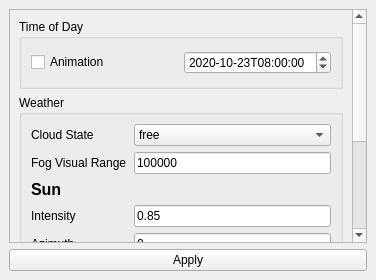
<?xml version="1.0" encoding="UTF-8"?>
<ui version="4.0">
 <class>OSCGenerator_EditEnvironmentDockWidget</class>
 <widget class="QDockWidget" name="OSCGenerator_EditEnvironmentDockWidget">
  <property name="geometry">
   <rect>
    <x>0</x>
    <y>0</y>
    <width>376</width>
    <height>280</height>
   </rect>
  </property>
  <property name="minimumSize">
   <size>
    <width>360</width>
    <height>138</height>
   </size>
  </property>
  <property name="windowTitle">
   <string>Edit Environment</string>
  </property>
  <widget class="QWidget" name="dockWidgetContents">
   <layout class="QGridLayout" name="gridLayout">
    <item row="3" column="0">
     <widget class="QPushButton" name="AddEnvironment_Button">
      <property name="text">
       <string>Apply</string>
      </property>
     </widget>
    </item>
    <item row="0" column="0">
     <widget class="QScrollArea" name="scrollArea">
      <property name="widgetResizable">
       <bool>true</bool>
      </property>
      <widget class="QWidget" name="scrollAreaWidgetContents">
       <property name="geometry">
        <rect>
         <x>0</x>
         <y>0</y>
         <width>342</width>
         <height>404</height>
        </rect>
       </property>
       <layout class="QGridLayout" name="gridLayout_2">
        <item row="0" column="0">
         <widget class="QGroupBox" name="DateTimeGroup">
          <property name="minimumSize">
           <size>
            <width>0</width>
            <height>70</height>
           </size>
          </property>
          <property name="title">
           <string>Time of Day</string>
          </property>
          <layout class="QHBoxLayout" name="horizontalLayout">
           <item>
            <widget class="QCheckBox" name="TimeAnimation">
             <property name="text">
              <string>Animation</string>
             </property>
            </widget>
           </item>
           <item>
            <widget class="QDateTimeEdit" name="TimeofDay">
             <property name="dateTime">
              <datetime>
               <hour>8</hour>
               <minute>0</minute>
               <second>0</second>
               <year>2020</year>
               <month>10</month>
               <day>23</day>
              </datetime>
             </property>
             <property name="date">
              <date>
               <year>2020</year>
               <month>10</month>
               <day>23</day>
              </date>
             </property>
             <property name="time">
              <time>
               <hour>8</hour>
               <minute>0</minute>
               <second>0</second>
              </time>
             </property>
             <property name="displayFormat">
              <string>yyyy-MM-ddThh:mm:ss</string>
             </property>
             <property name="timeSpec">
              <enum>Qt::UTC</enum>
             </property>
            </widget>
           </item>
          </layout>
         </widget>
        </item>
        <item row="1" column="0">
         <widget class="QGroupBox" name="WeatherGroup">
          <property name="minimumSize">
           <size>
            <width>0</width>
            <height>310</height>
           </size>
          </property>
          <property name="title">
           <string>Weather</string>
          </property>
          <layout class="QFormLayout" name="formLayout">
           <item row="0" column="0">
            <widget class="QLabel" name="CloudState_Label">
             <property name="text">
              <string>Cloud State</string>
             </property>
            </widget>
           </item>
           <item row="1" column="0">
            <widget class="QLabel" name="Fog_VisualRange_Label">
             <property name="text">
              <string>Fog Visual Range</string>
             </property>
            </widget>
           </item>
           <item row="0" column="1">
            <widget class="QComboBox" name="CloudState">
             <item>
              <property name="text">
               <string>free</string>
              </property>
             </item>
             <item>
              <property name="text">
               <string>cloudy</string>
              </property>
             </item>
             <item>
              <property name="text">
               <string>overcast</string>
              </property>
             </item>
             <item>
              <property name="text">
               <string>rainy</string>
              </property>
             </item>
             <item>
              <property name="text">
               <string>skyOff</string>
              </property>
             </item>
            </widget>
           </item>
           <item row="1" column="1">
            <widget class="QLineEdit" name="Fog_VisualRange">
             <property name="text">
              <string>100000</string>
             </property>
            </widget>
           </item>
           <item row="3" column="0">
            <widget class="QLabel" name="Sun_Intensity_Label">
             <property name="text">
              <string>Intensity</string>
             </property>
            </widget>
           </item>
           <item row="4" column="0">
            <widget class="QLabel" name="Sun_Azimuth_Label">
             <property name="text">
              <string>Azimuth</string>
             </property>
            </widget>
           </item>
           <item row="5" column="0">
            <widget class="QLabel" name="Sun_Elevation_Label">
             <property name="text">
              <string>Elevation</string>
             </property>
            </widget>
           </item>
           <item row="3" column="1">
            <widget class="QLineEdit" name="Sun_Intensity">
             <property name="text">
              <string>0.85</string>
             </property>
            </widget>
           </item>
           <item row="4" column="1">
            <widget class="QLineEdit" name="Sun_Azimuth">
             <property name="text">
              <string>0</string>
             </property>
            </widget>
           </item>
           <item row="5" column="1">
            <widget class="QLineEdit" name="Sun_Elevation">
             <property name="text">
              <string>1.31</string>
             </property>
            </widget>
           </item>
           <item row="8" column="1">
            <widget class="QLineEdit" name="Precip_Intensity">
             <property name="text">
              <string>0</string>
             </property>
            </widget>
           </item>
           <item row="7" column="0">
            <widget class="QLabel" name="Precip_Type_Label">
             <property name="text">
              <string>Type</string>
             </property>
            </widget>
           </item>
           <item row="8" column="0">
            <widget class="QLabel" name="Precip_Intensity_Label">
             <property name="text">
              <string>Intensity</string>
             </property>
            </widget>
           </item>
           <item row="6" column="0">
            <widget class="QLabel" name="Precipitation_Label">
             <property name="text">
              <string>&lt;html&gt;&lt;head/&gt;&lt;body&gt;&lt;p&gt;&lt;span style=&quot; font-size:12pt; font-weight:600;&quot;&gt;Precipitation&lt;/span&gt;&lt;/p&gt;&lt;/body&gt;&lt;/html&gt;</string>
             </property>
            </widget>
           </item>
           <item row="2" column="0">
            <widget class="QLabel" name="Sun_Label">
             <property name="text">
              <string>&lt;html&gt;&lt;head/&gt;&lt;body&gt;&lt;p&gt;&lt;span style=&quot; font-size:12pt; font-weight:600;&quot;&gt;Sun&lt;/span&gt;&lt;/p&gt;&lt;/body&gt;&lt;/html&gt;</string>
             </property>
            </widget>
           </item>
           <item row="7" column="1">
            <widget class="QComboBox" name="Precip_Type">
             <item>
              <property name="text">
               <string>dry</string>
              </property>
             </item>
             <item>
              <property name="text">
               <string>rain</string>
              </property>
             </item>
             <item>
              <property name="text">
               <string>snow</string>
              </property>
             </item>
            </widget>
           </item>
          </layout>
         </widget>
        </item>
       </layout>
      </widget>
     </widget>
    </item>
   </layout>
  </widget>
 </widget>
 <resources/>
 <connections/>
</ui>
